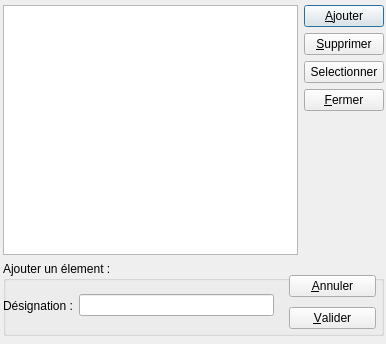
<?xml version="1.0" encoding="UTF-8"?>
<ui version="4.0">
 <class>Dlg_Protocole</class>
 <widget class="QDialog" name="Dlg_Protocole">
  <property name="windowModality">
   <enum>Qt::ApplicationModal</enum>
  </property>
  <property name="geometry">
   <rect>
    <x>0</x>
    <y>0</y>
    <width>386</width>
    <height>344</height>
   </rect>
  </property>
  <property name="windowTitle">
   <string>Dialog</string>
  </property>
  <property name="modal">
   <bool>true</bool>
  </property>
  <widget class="QWidget" name="layoutWidget">
   <property name="geometry">
    <rect>
     <x>3</x>
     <y>5</y>
     <width>381</width>
     <height>331</height>
    </rect>
   </property>
   <layout class="QGridLayout" name="gridLayout">
    <item row="0" column="0">
     <widget class="QTableView" name="tableView">
      <property name="alternatingRowColors">
       <bool>true</bool>
      </property>
      <property name="selectionMode">
       <enum>QAbstractItemView::SingleSelection</enum>
      </property>
      <property name="selectionBehavior">
       <enum>QAbstractItemView::SelectRows</enum>
      </property>
     </widget>
    </item>
    <item row="0" column="1">
     <layout class="QVBoxLayout" name="verticalLayout">
      <item>
       <widget class="QPushButton" name="button_Ajouter">
        <property name="text">
         <string>&amp;Ajouter</string>
        </property>
       </widget>
      </item>
      <item>
       <widget class="QPushButton" name="button_Supprimer">
        <property name="text">
         <string>&amp;Supprimer</string>
        </property>
       </widget>
      </item>
      <item>
       <widget class="QPushButton" name="button_Selectionner">
        <property name="text">
         <string>Selectionner</string>
        </property>
       </widget>
      </item>
      <item>
       <widget class="QPushButton" name="button_Fermer">
        <property name="text">
         <string>&amp;Fermer</string>
        </property>
       </widget>
      </item>
      <item>
       <spacer name="verticalSpacer">
        <property name="orientation">
         <enum>Qt::Vertical</enum>
        </property>
        <property name="sizeHint" stdset="0">
         <size>
          <width>20</width>
          <height>40</height>
         </size>
        </property>
       </spacer>
      </item>
     </layout>
    </item>
    <item row="1" column="0" colspan="2">
     <widget class="QGroupBox" name="gb_edit_champs">
      <property name="sizePolicy">
       <sizepolicy hsizetype="Preferred" vsizetype="Fixed">
        <horstretch>0</horstretch>
        <verstretch>0</verstretch>
       </sizepolicy>
      </property>
      <property name="minimumSize">
       <size>
        <width>0</width>
        <height>75</height>
       </size>
      </property>
      <property name="maximumSize">
       <size>
        <width>16777215</width>
        <height>75</height>
       </size>
      </property>
      <property name="title">
       <string>Ajouter un élement :</string>
      </property>
      <widget class="QWidget" name="layoutWidget">
       <property name="geometry">
        <rect>
         <x>286</x>
         <y>10</y>
         <width>87</width>
         <height>62</height>
        </rect>
       </property>
       <layout class="QVBoxLayout" name="verticalLayout_2">
        <item>
         <widget class="QPushButton" name="button_Annuler">
          <property name="text">
           <string>&amp;Annuler</string>
          </property>
         </widget>
        </item>
        <item>
         <widget class="QPushButton" name="button_Valider">
          <property name="text">
           <string>&amp;Valider</string>
          </property>
         </widget>
        </item>
       </layout>
      </widget>
      <widget class="QWidget" name="layoutWidget">
       <property name="geometry">
        <rect>
         <x>0</x>
         <y>30</y>
         <width>271</width>
         <height>29</height>
        </rect>
       </property>
       <layout class="QHBoxLayout" name="horizontalLayout">
        <item>
         <widget class="QLabel" name="label">
          <property name="text">
           <string>Désignation :</string>
          </property>
         </widget>
        </item>
        <item>
         <widget class="QLineEdit" name="lineEdit_Designation"/>
        </item>
       </layout>
      </widget>
     </widget>
    </item>
   </layout>
  </widget>
 </widget>
 <resources/>
 <connections>
  <connection>
   <sender>button_Fermer</sender>
   <signal>clicked()</signal>
   <receiver>Dlg_Protocole</receiver>
   <slot>close()</slot>
   <hints>
    <hint type="sourcelabel">
     <x>583</x>
     <y>350</y>
    </hint>
    <hint type="destinationlabel">
     <x>319</x>
     <y>187</y>
    </hint>
   </hints>
  </connection>
 </connections>
</ui>
